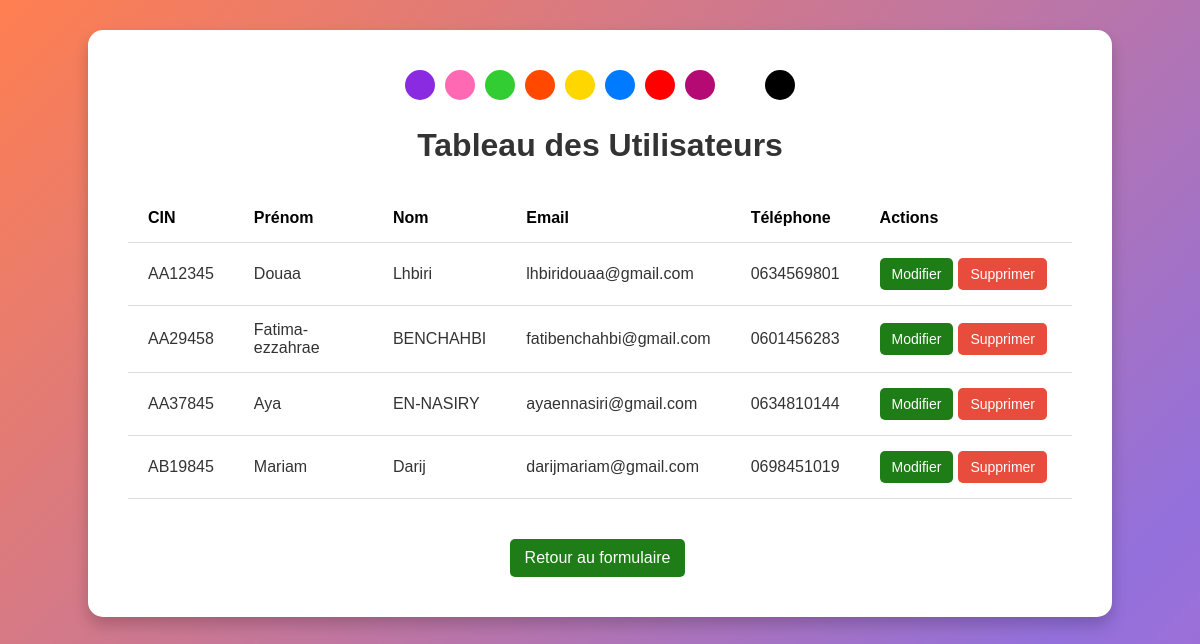
Screenshot of /tableau.php with the database file from the repository.
### tables this page shows
CREATE TABLE `user` (
  `CIN` varchar(12) NOT NULL COMMENT 'votre cin',
  `nom` varchar(110) NOT NULL,
  `prénom` varchar(110) NOT NULL,
  `email` varchar(300) NOT NULL,
  `téléphone` varchar(100) NOT NULL,
  `mot_de_passe` varchar(200) NOT NULL
);

### tableau.php (the view, shortened to what this page needs)
<!DOCTYPE html>
<html lang="fr">
<head>
    <link rel="stylesheet" href="style.css">
</head>
<body>
    <div class="container">
        <div class="theme-buttons">
            <button class="theme-icon" data-theme="violet" style="background-color: #8a2be2;"></button>
            <button class="theme-icon" data-theme="rose" style="background-color: #ff69b4;"></button>
            <button class="theme-icon" data-theme="vert" style="background-color: #32cd32;"></button>
            <button class="theme-icon" data-theme="orange" style="background-color:rgb(255, 72, 0);"></button>
            <button class="theme-icon" data-theme="jaune" style="background-color: #ffd700;"></button>
            <button class="theme-icon" data-theme="bleu" style="background-color: #007bff;"></button>
            <button class="theme-icon" data-theme="cyan" style="background-color:rgb(255, 0, 0);"></button>
            <button class="theme-icon" data-theme="magenta" style="background-color:rgb(181, 10, 115);"></button>
            <button class="theme-icon" data-theme="blanc" style="background-color: #ffffff;"></button>
            <button class="theme-icon" data-theme="noir" style="background-color: #000000;"></button>
        </div>
        <h2>Tableau des Utilisateurs</h2>
        <div class="table-container">
            <table>
                <thead>
                    <tr>
                        <th>CIN</th>
                        <th>Prénom</th>
                        <th>Nom</th>
                        <th>Email</th>
                        <th>Téléphone</th>
                        <th>Actions</th>
                    </tr>
                </thead>
                <tbody>
                    <?php
                    $servername = "localhost";
                    $username = "root";
                    $password = "";
                    $dbname = "adfm";
                    $conn = new mysqli($servername, $username, $password, $dbname);
                    $conn->set_charset("utf8mb4");
                    $sql = "SELECT CIN, `prénom`, nom, email, `téléphone` FROM user";
                    $result = $conn->query($sql);
                    if ($result->num_rows > 0) {
                        while ($row = $result->fetch_assoc()) {
                            echo "<tr>";
                            echo "<td>" . htmlspecialchars($row["CIN"]) . "</td>";
                            echo "<td>" . htmlspecialchars($row["prénom"]) . "</td>";
                            echo "<td>" . htmlspecialchars($row["nom"]) . "</td>";
                            echo "<td>" . htmlspecialchars($row["email"]) . "</td>";
                            echo "<td>" . htmlspecialchars($row["téléphone"]) . "</td>";
                            echo "<td class='actions-cell'>";
                            echo "<a href='modifier.php?cin=" . $row["CIN"] . "' class='action-btn'>Modifier</a>";
                            echo "<a href='javascript:void(0)' onclick='confirmDelete(" . $row["CIN"] . ")' class='action-btn delete'>Supprimer</a>";
                            echo "</td>";
                            echo "</tr>";
                        }
                    } else {
                        echo "<tr><td colspan='6' class='no-data'>Aucun utilisateur trouvé</td></tr>";
                    }
                    ?>
                </tbody>
            </table>
        </div>
        <a href="index.php" class="back-btn">Retour au formulaire</a>
    </div>
</body>
</html>

### style.css (style rules this page uses)
body { margin: 0; font-family: Arial, sans-serif; background: linear-gradient(135deg, #ff7f50, #9370db, #ff69b4, #32cd32, #ffd700); background-size: 300% 300%; animation: gradientAnimation 10s ease infinite; color: #333; height: 130vh; display: flex; justify-content: center; align-items: center; transition: background 0.5s ease; }
.container { background-color: white; padding: 40px; border-radius: 15px; box-shadow: 0 8px 15px rgba(0, 0, 0, 0.2); width: 100%; max-width: 50%; text-align: center; transition: background-color 0.3s ease, color 0.3s ease; }
h2 { font-size: 2rem; margin-bottom: 20px; }
.theme-buttons { margin-bottom: 20px; display: flex; justify-content: center; gap: 10px; }
.theme-icon { width: 30px; height: 30px; border: none; border-radius: 50%; cursor: pointer; transition: transform 0.2s ease; }

### tableau.php (style rules this page uses)
body { padding: 10px; display: block; }
.container { max-width: 80%; width: 1200px; margin: 20px auto; }
.table-container { overflow-x: auto; margin-top: 20px; }
table { width: 100%; border-collapse: collapse; margin-bottom: 20px; font-size: 16px; }
th, td { padding: 15px 20px; text-align: left; border-bottom: 1px solid #ddd; }
th { background-color: rgba(255, 255, 255, 0.28); color: black; font-weight: 600; }
.back-btn, .action-btn { background-color: rgb(30, 125, 22); color: white; border: none; border-radius: 5px; padding: 8px 12px; font-size: 14px; cursor: pointer; text-decoration: none; display: inline-block; margin-right: 5px; }
.back-btn { margin-top: 20px; padding: 10px 15px; font-size: 16px; }
.action-btn.delete { background-color: #e74c3c; }
.actions-cell { white-space: nowrap; }
h2 { font-size: 2rem; margin-bottom: 30px; }

### rows the page displays
user: CIN "AA12345", prénom "Douaa", nom "Lhbiri", email "lhbiridouaa@gmail.com", téléphone "0634569801"
user: CIN "AA29458", prénom "Fatima-ezzahrae", nom "BENCHAHBI", email "fatibenchahbi@gmail.com", téléphone "0601456283"
user: CIN "AA37845", prénom "Aya", nom "EN-NASIRY", email "ayaennasiri@gmail.com", téléphone "0634810144"
user: CIN "AB19845", prénom "Mariam", nom "Darij", email "darijmariam@gmail.com", téléphone "0698451019"
